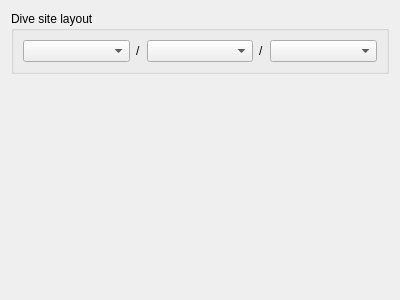
<?xml version="1.0" encoding="UTF-8"?>
<ui version="4.0">
 <class>PreferencesGeoreference</class>
 <widget class="QWidget" name="PreferencesGeoreference">
  <property name="geometry">
   <rect>
    <x>0</x>
    <y>0</y>
    <width>400</width>
    <height>300</height>
   </rect>
  </property>
  <property name="windowTitle">
   <string>Form</string>
  </property>
  <layout class="QVBoxLayout" name="verticalLayout">
   <item>
    <widget class="QGroupBox" name="groupBox_12">
     <property name="title">
      <string>Dive site layout</string>
     </property>
     <layout class="QHBoxLayout" name="horizontalLayout_10">
      <item>
       <widget class="QComboBox" name="first_item">
        <property name="sizePolicy">
         <sizepolicy hsizetype="MinimumExpanding" vsizetype="Fixed">
          <horstretch>0</horstretch>
          <verstretch>0</verstretch>
         </sizepolicy>
        </property>
       </widget>
      </item>
      <item>
       <widget class="QLabel" name="label_29">
        <property name="sizePolicy">
         <sizepolicy hsizetype="Preferred" vsizetype="Preferred">
          <horstretch>0</horstretch>
          <verstretch>0</verstretch>
         </sizepolicy>
        </property>
        <property name="text">
         <string>/</string>
        </property>
       </widget>
      </item>
      <item>
       <widget class="QComboBox" name="second_item">
        <property name="sizePolicy">
         <sizepolicy hsizetype="MinimumExpanding" vsizetype="Fixed">
          <horstretch>0</horstretch>
          <verstretch>0</verstretch>
         </sizepolicy>
        </property>
       </widget>
      </item>
      <item>
       <widget class="QLabel" name="label_30">
        <property name="text">
         <string>/</string>
        </property>
       </widget>
      </item>
      <item>
       <widget class="QComboBox" name="third_item">
        <property name="sizePolicy">
         <sizepolicy hsizetype="MinimumExpanding" vsizetype="Fixed">
          <horstretch>0</horstretch>
          <verstretch>0</verstretch>
         </sizepolicy>
        </property>
       </widget>
      </item>
     </layout>
    </widget>
   </item>
   <item>
    <spacer name="verticalSpacer_6">
     <property name="orientation">
      <enum>Qt::Vertical</enum>
     </property>
     <property name="sizeHint" stdset="0">
      <size>
       <width>20</width>
       <height>109</height>
      </size>
     </property>
    </spacer>
   </item>
  </layout>
 </widget>
 <resources/>
 <connections/>
</ui>
